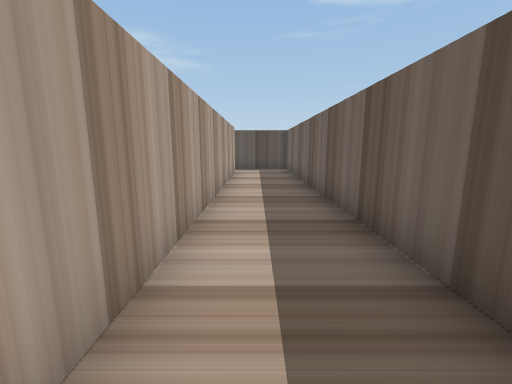
view 1 (above)

19 first-person views from a walk through a scene from a Unity 3-D project. The camera is 0.58 m above the floor, tilts 10° down and sees 90° across. The floor is counted in squares, 0.5 m on a side. Each view is taken from the middle of a square. On the plan, view 1 faces up. The plan holds only what a view shows up to about 12 squares ahead; the rest is blank.

view 2
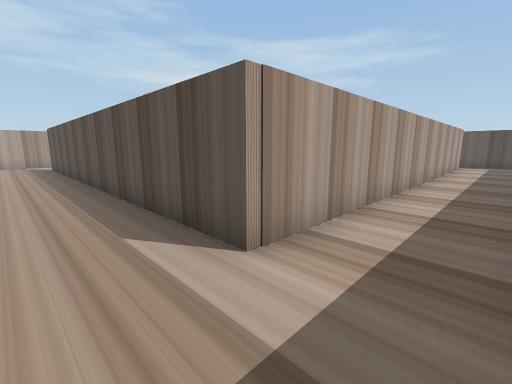

view 3
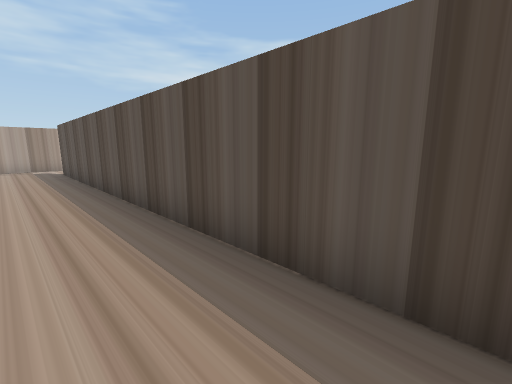

view 4
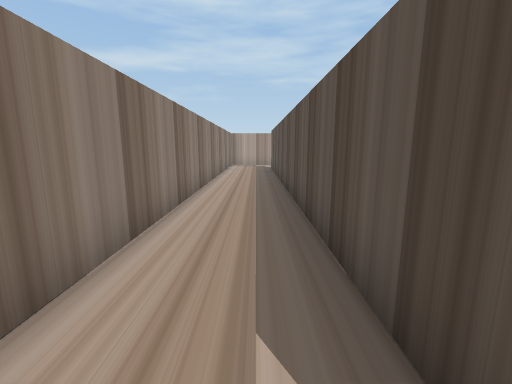

view 5
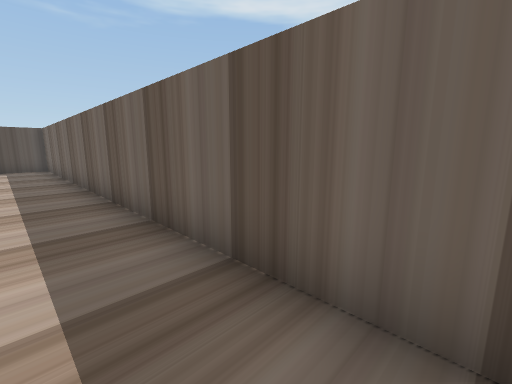

view 6
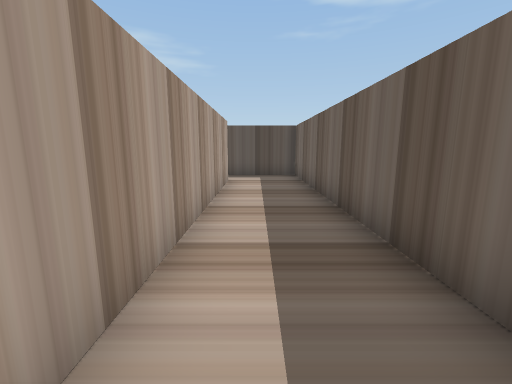

view 7
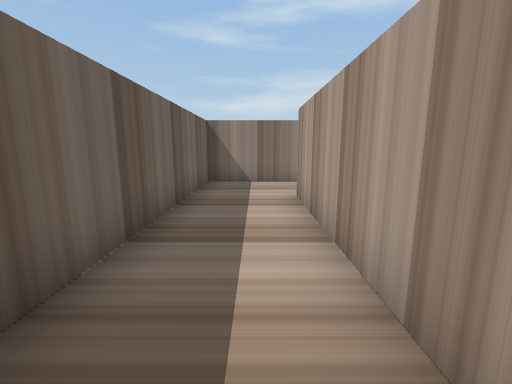

view 8
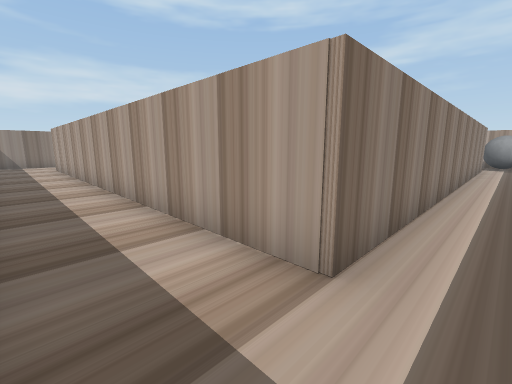

view 9
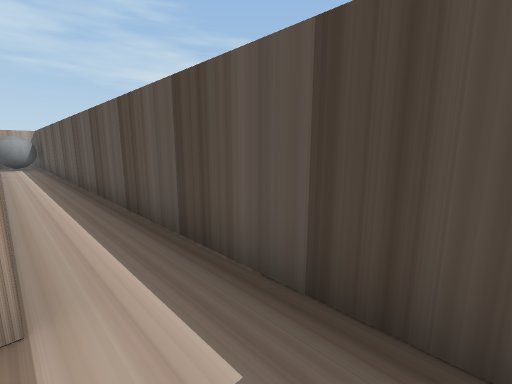

view 10
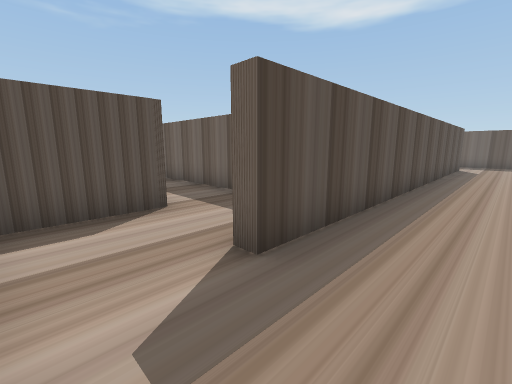

view 11
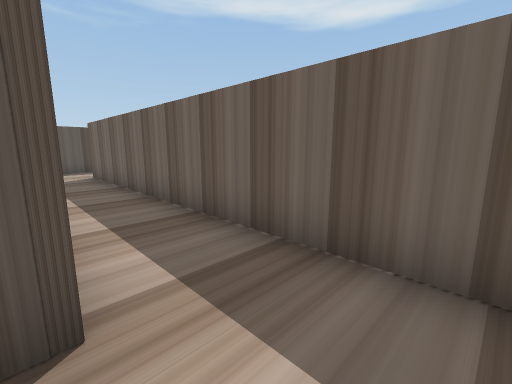

view 12
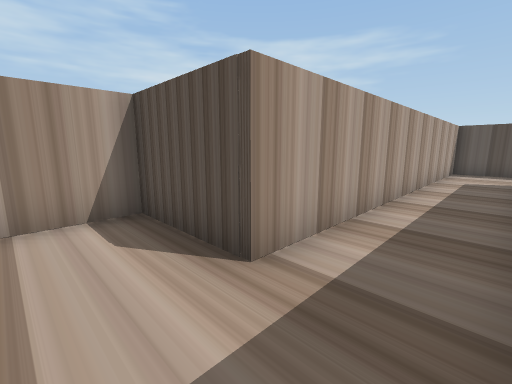

view 13
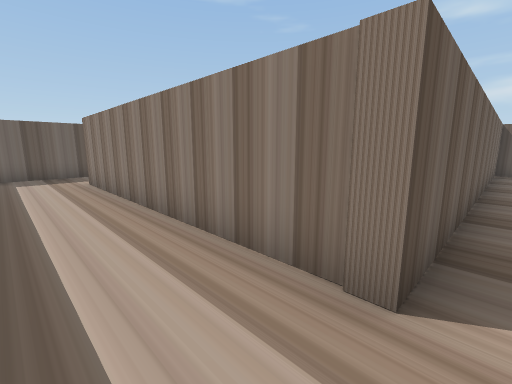

view 14
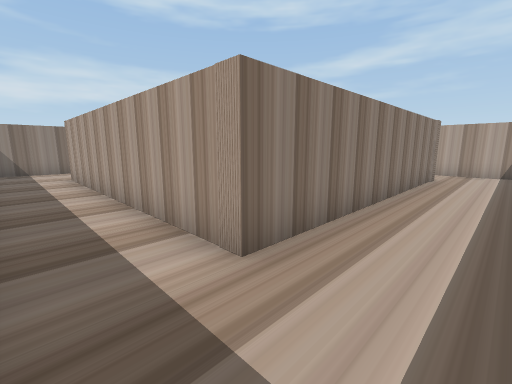

view 15
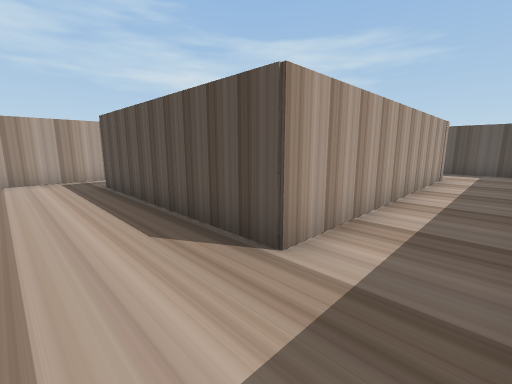

view 16
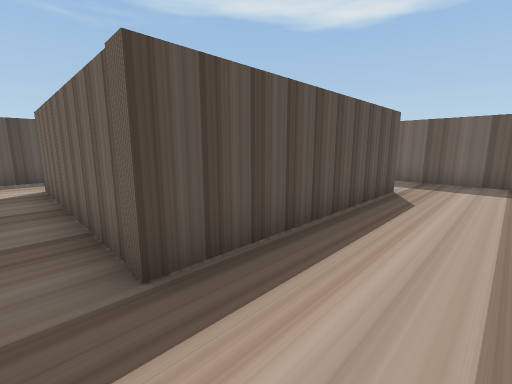

view 17
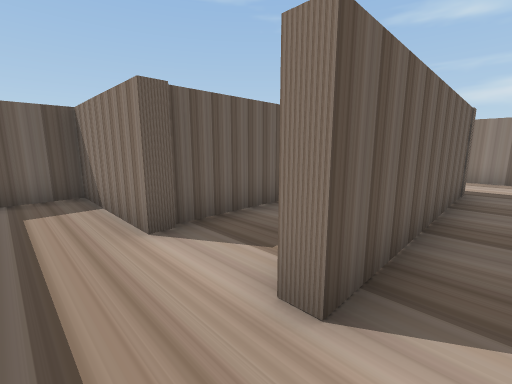

view 18
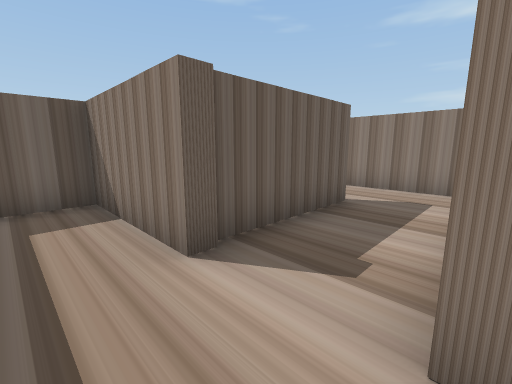

view 19
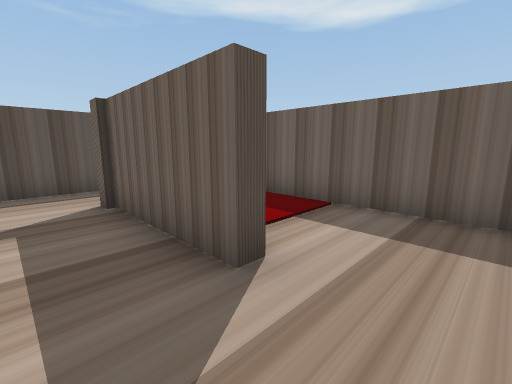

### Floor plan
Points are (right, up) in squares from view 1. A wall is a line through its corners. A room is listed if a view was taken in it or the views show most of it. See-through windows are left out.
Room 1 (views 1, 2, 3, 4, 5, 6, 7, 8, 9, 10)
walls: (-1, 12) (-1, -3.2) (-15.1, -3.2); (-13.1, -5.6) (1.6, -5.6) (1.6, 13.6) (-0.4, 13.6); (-17.5, -3.5) (-17.5, -5)
ways out: opening at (-16.5, -3) to room 2; opening at (-1, 13)
Room 2 (view 11)
walls: (-15.1, -3.2) (-15.1, -2.8); (-14.8, -0.3) (-17.5, -0.3) (-17.5, -3.5)
ways out: opening at (-16.5, -3) to room 1; opening at (-15, -1.5) to room 3
Room 3 (views 12, 13, 14, 15, 16, 17, 18)
walls: (-9.6, 8.7) (-11.1, 8.7); (-12.1, 0.6) (-12.1, -2.1); (-12, 11.6) (-14.8, 11.6) (-14.8, -0.3); (-11.1, -2.8) (-9.9, -2.8); (-13.1, -2.8) (-12.5, -2.8) (-12.5, 9.1) (-3.7, 9.1) (-3.7, 0.1) (-10.2, 0.1) (-10.2, 6.6) (-9.8, 6.6); (-1.4, 8.5) (-1.4, 11.1); (-4.2, -2.8) (-1.9, -2.8); (-1.9, 11.6) (-4.1, 11.6); (-1.4, -2.1) (-1.4, 0.9)
ways out: opening at (-15, -1.5) to room 2; opening at (-10, 7.5) to room 4
Room 4 (view 19)
walls: (-7.7, 6.2) (-7.7, 6.6) (-4.1, 6.6) (-4.1, 8.1); (-7, 2.8) (-7.5, 2.8) (-7.5, 6.6); (-7.1, 8.7) (-9.6, 8.7); (-9.1, 0.5) (-6.4, 0.5)
ways out: opening at (-10, 7.5) to room 3; opening at (-7, 1.5) to room 5
Room 5 (no view inside)
walls: (-4.1, 0.9) (-4.1, 5.6)
ways out: opening at (-7, 1.5) to room 4

Positions as (right, up) in squares from view 1, and headings:
1: (0, 0), facing up
2: (1, -5), facing up-left
3: (-2, -5), facing up-left
4: (-1, -4), facing left
5: (0, -2), facing up-right
6: (0, 3), facing up
7: (0, 3), facing down
8: (1, 13), facing down-left
9: (1, 12), facing up-left
10: (-17, -5), facing up-right
11: (-15, -2), facing up-right
12: (-13, -2), facing up-left
13: (-13, 11), facing down-right
14: (-2, 11), facing down-left
15: (-2, -2), facing up-left
16: (-11, -2), facing up-right
17: (-11, 8), facing down-right
18: (-10, 8), facing down-right
19: (-9, 1), facing up-right
